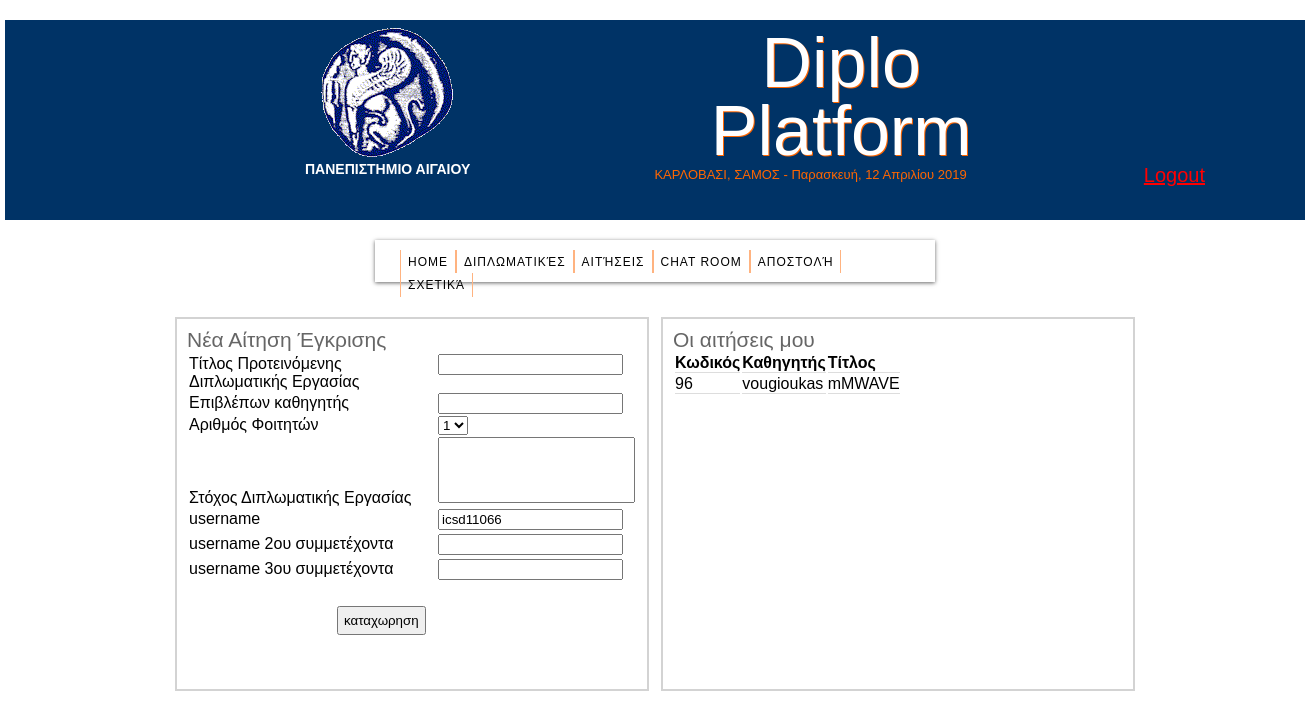
The app's page /student/aithsh_egkrishs.php (signed in) with its own data.
### tables this page shows
CREATE TABLE `aithseis` (
  `id` int(11) NOT NULL,
  `kathigitis` varchar(20) DEFAULT NULL,
  `thema` varchar(20) DEFAULT NULL,
  `stoxos` varchar(50) DEFAULT NULL,
  `username` varchar(20) DEFAULT NULL,
  `arithmos_foititwn` int(10) DEFAULT NULL,
  `viografiko_id` int(11) DEFAULT NULL,
  `analutiki_id` int(11) DEFAULT NULL,
  `readed` int(1) NOT NULL DEFAULT '0',
  `username2` varchar(15) DEFAULT NULL,
  `username3` varchar(11) DEFAULT NULL
);

### student/aithsh_egkrishs.php (the view, shortened to what this page needs)
<?php
include ("connect_info.php");
	?>
<html>
	<head>
        <link rel="stylesheet" type="text/css" media="screen" href="css/aithsh.css">
        <link rel="stylesheet" type="text/css" media="screen" href="css/style.css">
		<link rel="stylesheet" type="text/css" media="screen" href="css/simple_menu.css">
	</head>
	<body>
		<div><?php include 'top.php';?></div>
		<div id="container">
			<div id="neaDipl" >
			<h2>Νέα Αίτηση Έγκρισης</h2>
			<form   action="aithsh_egkrishs.php" method="post">
				<table>
					<tr>
						<td>Τίτλος Προτεινόμενης Διπλωματικής Εργασίας</td>
						<td><input type="text" name="thema" required></td>
					</tr>
					<tr>
						<td>Επιβλέπων καθηγητής </td>
						<td><input type="text" name="kathigitis" required=""></td>
					</tr>
					<tr>
						<td>Αριθμός Φοιτητών </td>
						<td>
							<select name="arithmos_foititwn">
							   <option value="1">1</option>
						    </select>
						</td>
					</tr>
					<tr>
						<td> Στόχος Διπλωματικής Εργασίας</td>
						<td><textarea name="stoxos" id="t4" rows="4" cols="22" style="resize: none" required></textarea></td>
					</tr>
					<tr>
						<td>username</td>
						<td><input type="text" name="username" value="<?php echo $_SESSION['username'] ?>" readonly></td>
					<tr>
					<tr>
						<td>username 2ου συμμετέχοντα</td>
						<td><input type="text" name="username2" ></td>
					<tr>
					<tr>
						<td>username 3ου συμμετέχοντα</td>
						<td><input type="text" name="username3" ></td>
				</table></br>
				<input id="button" type="submit" name="submit" value="καταχωρηση" id="submit">
			</form>
		</div>
		<div id="etiseis">
			<h2>Οι αιτήσεις μου</h2>
			<table id="aitiseisTable">
		                <tr>
		                    <th style="border-bottom: 1px solid #ddd;"><b>Κωδικός</b></th>
		                    <th style="border-bottom: 1px solid #ddd;"><b>Καθηγητής</b></th>
		                    <th style="border-bottom: 1px solid #ddd;"><b>Τίτλος</b></th>
		                </tr>
		                <?php
		                $username=$_SESSION['username'];
		                $sql = "select id, kathigitis,thema from aithseis where username='$username' ";
						$result = mysqli_query($link, $sql) or die();
		                while($row = mysqli_fetch_array($result)):?>
		                <tr style="border-bottom: 1px solid #ddd;">
		                    <td style="border-bottom: 1px solid #ddd;"><?php echo $row['id'];?></td>
		                    <td style="border-bottom: 1px solid #ddd;"><?php echo $row['kathigitis'];?></td>
		                    <td style="border-bottom: 1px solid #ddd;"><?php echo $row['thema'];?></td>
		                </tr>
		                <?php endwhile;?>
		            </table>
		</div>
		</div>
	</body>
</html>

### student/css/aithsh.css (style rules this page uses)
#container { position:relative; width:1100px; height:400px; margin:auto; }
#neaDipl { padding :10px; float:left; width:450px; height:350px; border:2px solid lightgrey; }
#etiseis { overflow:auto; padding:10px; float:right; width:450px; height:350px; border:2px solid lightgrey; }
#button { margin-left :150px; padding:5px; }
td,th { color:black; border-bottom: 1px solid #ddd; }
td { padding: 5px; }

### student/css/style.css (style rules this page uses)
html,body,div,span,applet,object,iframe,h1,h2,h3,h4,h5,h6,p,blockquote,pre,a,abbr,acronym,address,big,cite,code,del,dfn,em,font,img,ins,kbd,q,s,samp,small,strike,strong,sub,sup,tt,var,dl,dt,dd,ol,ul,li,fieldset,form,label,legend,caption,tbody,tfoot,thead,tr,th,td { margin:0;padding:0;border:0;outline:0;font-weight:inherit;font-style:inherit;font-family:inherit;vertical-align:baseline }
caption,th,td { text-align:left;font-weight:400 }
body { font-family: Arial, Helvetica, sans-serif; font-size: .875em; line-height: 1.6em; background: url(../img/body_bg.png) fixed; color: #666; }
#container { font-size: 1em; width:960px; padding: 15px 0; margin: auto; position: relative; clear: both }

### records on screen
aithseis: id "96", kathigitis "vougioukas", thema "mMWAVE"
